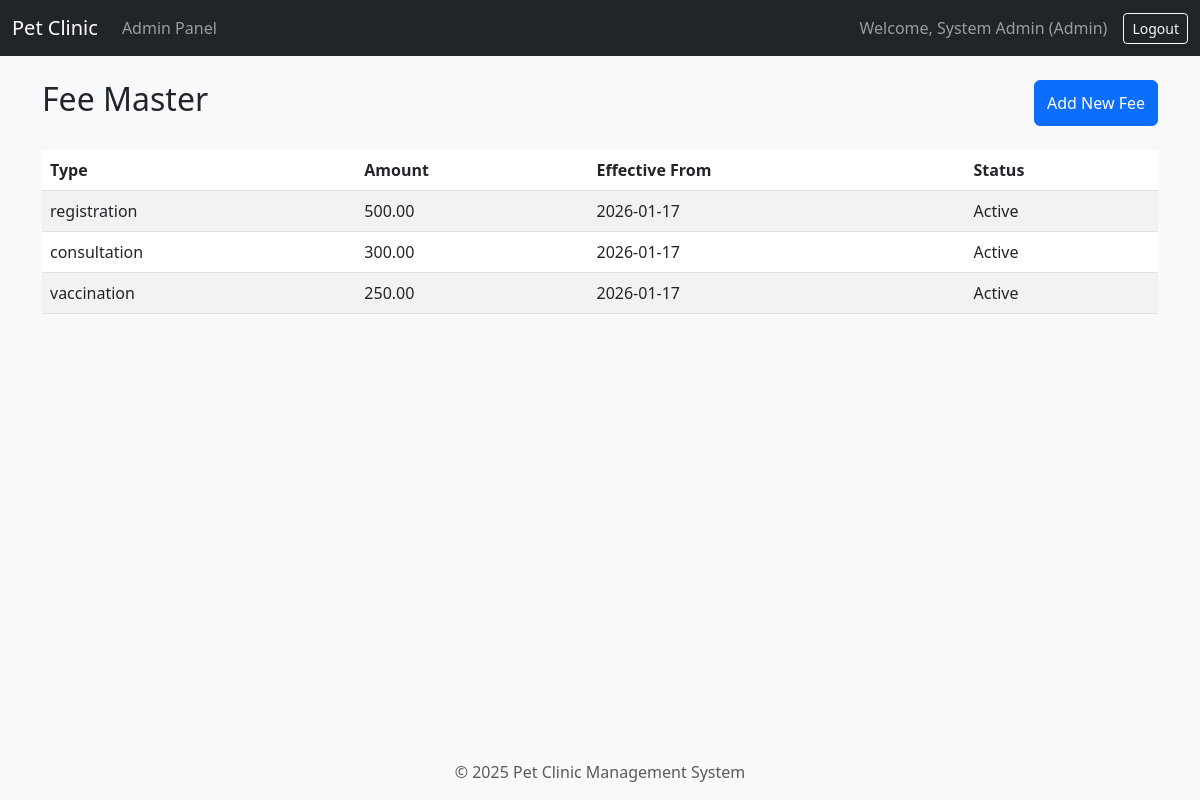
/modules/admin/fee_master.php (signed in), run on the app's committed database.
### tables this page shows
CREATE TABLE fee_master (
  fee_id INT PRIMARY KEY AUTO_INCREMENT,
  fee_type VARCHAR(50) NOT NULL,  
  fee_amount DECIMAL(10,2) NOT NULL,
  effective_from DATE NOT NULL,
  effective_to DATE NULL,
  is_active BOOLEAN DEFAULT TRUE
);

### modules/admin/fee_master.php (the view, shortened to what this page needs)
<?php
require_once '../../config/db.php';
$fees = $mysqli->query("SELECT * FROM fee_master ORDER BY effective_from DESC");
include '../../includes/header.php';
?>
<div class="d-flex justify-content-between">
    <h2>Fee Master</h2>
    <button class="btn btn-primary" data-bs-toggle="modal" data-bs-target="#addFeeModal">Add New Fee</button>
</div>
<table class="table table-striped mt-4">
    <thead>
        <tr>
            <th>Type</th>
            <th>Amount</th>
            <th>Effective From</th>
            <th>Status</th>
        </tr>
    </thead>
    <tbody>
        <?php while($f = $fees->fetch_assoc()): ?>
            <tr>
                <td><?php echo $f['fee_type']; ?></td>
                <td><?php echo $f['fee_amount']; ?></td>
                <td><?php echo $f['effective_from']; ?></td>
                <td><?php echo $f['is_active'] ? 'Active' : 'Inactive'; ?></td>
            </tr>
        <?php endwhile; ?>
    </tbody>
</table>
<?php include '../../includes/footer.php'; ?>

### assets/style.css (style rules this page uses)
body { background-color: #f8f9fa; }

### data on the page
fee_master: fee_type "registration", fee_amount "500.00", effective_from "2026-01-17", is_active "Active"
fee_master: fee_type "consultation", fee_amount "300.00", effective_from "2026-01-17", is_active "Active"
fee_master: fee_type "vaccination", fee_amount "250.00", effective_from "2026-01-17", is_active "Active"

### other printed values
$_SESSION['full_name'] "System Admin"
$_SESSION['role'] "Admin"
